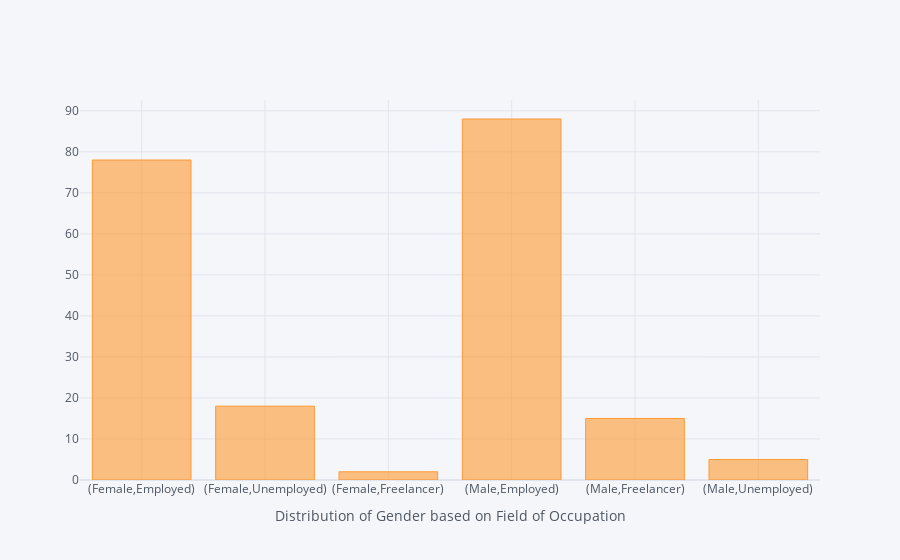

Notebook source saved alongside this figure:
### Code cell
'''Bar Chart of Distribution of Gender based on Field of Occupation'''

plot_data1=data_set['Field of Occupation'].groupby(data_set['Gender']).value_counts()
bar_plot = plot_data1.iplot(kind="bar",mode='markers',xTitle='Distribution of Gender based on Field of Occupation')
bar_plot

### Figure 1 — Plotly figure (JSON) as saved in the notebook; plotly's stock layout.template omitted (floating-point values rounded to 4 significant figures)
{"data": [{"marker": {"color": "rgba(255, 153, 51, 0.6)", "line": {"color": "rgba(255, 153, 51, 1.0)", "width": 1}}, "name": "Field of Occupation", "orientation": "v", "text": "", "type": "bar", "x": ["(Female,Employed)", "(Female,Unemployed)", "(Female,Freelancer)", "(Male,Employed)", "(Male,Freelancer)", "(Male,Unemployed)"], "y": [78, 18, 2, 88, 15, 5]}], "layout": {"legend": {"bgcolor": "#F5F6F9", "font": {"color": "#4D5663"}}, "paper_bgcolor": "#F5F6F9", "plot_bgcolor": "#F5F6F9", "title": {"font": {"color": "#4D5663"}}, "xaxis": {"gridcolor": "#E1E5ED", "showgrid": true, "tickfont": {"color": "#4D5663"}, "title": {"font": {"color": "#4D5663"}, "text": "Distribution of Gender based on Field of Occupation"}, "zerolinecolor": "#E1E5ED"}, "yaxis": {"gridcolor": "#E1E5ED", "showgrid": true, "tickfont": {"color": "#4D5663"}, "title": {"font": {"color": "#4D5663"}, "text": ""}, "zerolinecolor": "#E1E5ED"}}}
